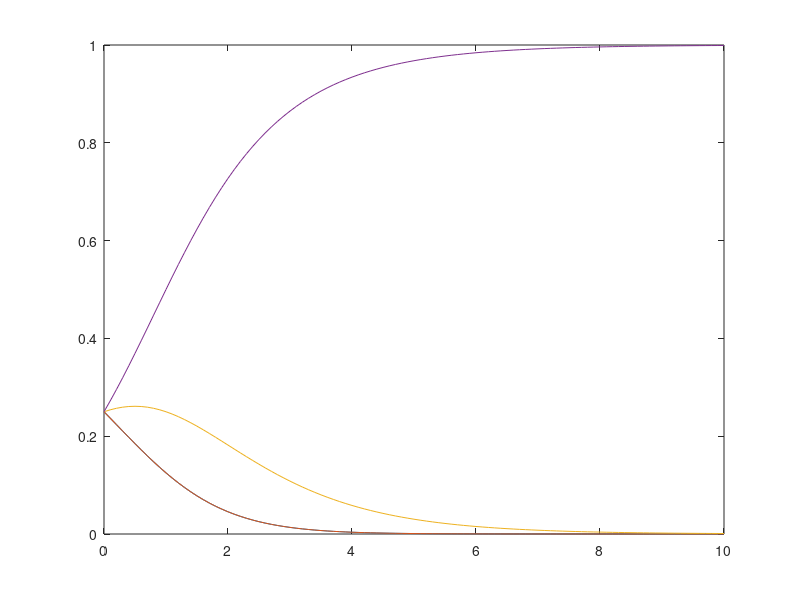

Here is the MATLAB script that generated this plot: (Note: this script raises an error after producing the figure.)
%% Figure 5(A) from Knies, Lorca, and Melo (2021)
% Calculates route choice probabilities for Figure 4 
% Network originally featured in Fosgerau et al. (2013) (Figure 2)
% Last Updated: August 2021
% Generates Figure 5(A)
% Choice Aversion Model
% Route 1 : 12,23,35
% Route 2 : 12,23,34,45
% Route 3 : 12,24,45
% Route 4 : 15
clear all
clc

% Instantaneous edge costs
t12 = 1;
t23 = 1;
t35 = 2;
t34 = 1;
t45 = 1;
t24 = 2;
t15 = 4;

% Route/path costs
c1 = t12 + t23 + t35;
c2 = t12 + t23 + t34 + t45;
c3 = t12 + t24 + t45;
c4 = t15;

% Kappa is the penalty term for the log of outgoing edge set cardinality
kap = 0:0.1:10;
% Theta is the parameter on the cost function
theta = 1; % unused in our model, but just an edge cost scale parameter
% used more in other PSL models


% Route utilities (minimizing costs = maximizing negative costs)
u1 = -theta*c1;
u2 = -theta*c2;
u3 = -theta*c3;
u4 = -theta*c4;

% Choice set size for each route
% Note Aji =\= the notation in the paper. 
% For simplicity of code, here Aji = product of choice set cardinality at
% each node along route i in the network. 
Aj1=2*2*2*1;
Aj2=2*2*2*1;
Aj3=2*2*1*1;
Aj4=2*1; 


% Route probabilities
P1 = exp(u1)./(((Aj1/Aj1).^kap).*exp(u1)+((Aj1/Aj2).^kap).*exp(u2)+((Aj1/Aj3).^kap).*exp(u3)+((Aj1/Aj4).^kap).*exp(u4));
P2 = exp(u2)./(((Aj2/Aj1).^kap).*exp(u1)+((Aj2/Aj2).^kap).*exp(u2)+((Aj2/Aj3).^kap).*exp(u3)+((Aj2/Aj4).^kap).*exp(u4));
P3 = exp(u3)./(((Aj3/Aj1).^kap).*exp(u1)+((Aj3/Aj2).^kap).*exp(u2)+((Aj3/Aj3).^kap).*exp(u3)+((Aj3/Aj4).^kap).*exp(u4));
P4 = exp(u4)./(((Aj4/Aj1).^kap).*exp(u1)+((Aj4/Aj2).^kap).*exp(u2)+((Aj4/Aj3).^kap).*exp(u3)+((Aj4/Aj4).^kap).*exp(u4));
P = P1+P2+P3+P4; % unused; just one easy check to help ensure you haven't messed up the choice probabilities

% % Welfare calculation (unused here, but easy to calculate)
% Wca = log((exp(u1)./((Aj1).^kap)) + (exp(u2)./((Aj2).^kap)) + (exp(u3)./((Aj3).^kap))+ (exp(u4)./((Aj4).^kap)));


%Figure 5(A)
figure
p = plot(kap,P1,kap,P2,kap,P3,kap,P4);
p(1).LineWidth = 2;
p(2).LineWidth = 2;
p(3).LineWidth = 2;
p(2).LineStyle = ':';
p(4).LineWidth = 2;
legend({'Route 1','Route 2','Route 3','Route 4'},'Location','northeast')
xlabel('\kappa')
ylabel('Path Choice Probability')

%% Figure 5(B) from Knies, Lorca, and Melo (2021)
% Calculates route choice probabilities for Figure 4 
% Network originally featured in Fosgerau et al. (2013) (Figure 2)
% Last Updated: August 2021
% Generates Figure 5(B)
% Adaptive PSL Model 

 alreadydone = false; % Make sure to reverse the commenting if you want
% this code to not run, isn't necessarily quick
%alreadydone = true;

% Route 1 : 12,23,35
% Route 2 : 12,23,34,45
% Route 3 : 12,24,45
% Route 4 : 15
if alreadydone~=true
clear all
clc

% Instantaneous edge costs
t12 = 1;
t23 = 1;
t35 = 2;
t34 = 1;
t45 = 1;
t24 = 2;
t15 = 4;

% Route/path costs
c1 = t12 + t23 + t35;
c2 = t12 + t23 + t34 + t45;
c3 = t12 + t24 + t45;
c4 = t15;

% Theta is the parameter on the cost function
theta = 1;

% Route utilities
u1 = -theta*c1;
u2 = -theta*c2;
u3 = -theta*c3;
u4 = -theta*c4;

% Beta is the penalty term for link-path incidence (gamma), will go from 0 to 10
beta = 0;

% Initialization
tau = 10^(-16);
N = 4;

i = 1;
error = 16; % Duncan et al. (2020) states "predetermined convergence parameter"
I = 10000;
% Preallocation for speed
ChoiceProbabilities=zeros(length(0:0.1:10),N);
%Wadaptive=zeros(length(0:0.1:10)); %this is if you want welfare
%                                     calculations along the way
for j=1:length(0:0.1:10)

% Initial guess
P0(1:N) = 1/N;


syms gamma1(w,x,y,z) gamma2(w,x,y,z) gamma3(w,x,y,z) gamma4(w,x,y,z) g1(w,x,y,z) g2(w,x,y,z) g3(w,x,y,z) g4(w,x,y,z) G1(w,x,y,z) G2(w,x,y,z) G3(w,x,y,z) G4(w,x,y,z)

gamma1(w,x,y,z) = (t12/c1)*(w/(w+x+y))+(t23/c1)*(w/(w+x))+(t35/c1)*(w/(w));
gamma2(w,x,y,z) = (t12/c2)*(x/(w+x+y))+(t23/c2)*(x/(w+x))+(t34/c2)*(x/(x))+(t45/c2)*(x/(x+y));
gamma3(w,x,y,z) = (t12/c3)*(y/(w+x+y))+(t24/c3)*(y/(y))+(t45/c3)*(y/(x+y));
gamma4(w,x,y,z) = (t15/c4)*(z/z);

g1(w,x,y,z) = (((gamma1(w,x,y,z))^beta)*exp(u1))/(((gamma1(w,x,y,z))^beta)*exp(u1)+((gamma2(w,x,y,z))^beta)*exp(u2)+((gamma3(w,x,y,z))^beta)*exp(u3)+((gamma4(w,x,y,z))^beta)*exp(u4));
g2(w,x,y,z) = (((gamma2(w,x,y,z))^beta)*exp(u2))/(((gamma1(w,x,y,z))^beta)*exp(u1)+((gamma2(w,x,y,z))^beta)*exp(u2)+((gamma3(w,x,y,z))^beta)*exp(u3)+((gamma4(w,x,y,z))^beta)*exp(u4));
g3(w,x,y,z) = (((gamma3(w,x,y,z))^beta)*exp(u3))/(((gamma1(w,x,y,z))^beta)*exp(u1)+((gamma2(w,x,y,z))^beta)*exp(u2)+((gamma3(w,x,y,z))^beta)*exp(u3)+((gamma4(w,x,y,z))^beta)*exp(u4));
g4(w,x,y,z) = (((gamma4(w,x,y,z))^beta)*exp(u4))/(((gamma1(w,x,y,z))^beta)*exp(u1)+((gamma2(w,x,y,z))^beta)*exp(u2)+((gamma3(w,x,y,z))^beta)*exp(u3)+((gamma4(w,x,y,z))^beta)*exp(u4));

G1(w,x,y,z) = tau + (1-N*tau)*g1(w,x,y,z);
G2(w,x,y,z) = tau + (1-N*tau)*g2(w,x,y,z);
G3(w,x,y,z) = tau + (1-N*tau)*g3(w,x,y,z);
G4(w,x,y,z) = tau + (1-N*tau)*g4(w,x,y,z);




    
while i <= I
    
    P(1) = G1(P0(1),P0(2),P0(3),P0(4));
    P(2) = G2(P0(1),P0(2),P0(3),P0(4));
    P(3) = G3(P0(1),P0(2),P0(3),P0(4));
    P(4) = G4(P0(1),P0(2),P0(3),P0(4));
    P=double(P);
    pcheck = log(sum(abs(P-P0)));
    ptest = log(10^(-error));
    if pcheck<ptest
        %fprintf('Solution has been found!')
        break
    end
i = i+1;
P0=P;
end
if i == I
    fprintf('Solution did not converge')
end
ChoiceProbabilities(j,:) = P(1:N);
%Wadaptive(j) = log((exp(u1).*((double(gamma1(P(1),P(2),P(3),P(4)))).^beta)) + (exp(u2).*((double(gamma2(P(1),P(2),P(3),P(4)))).^beta)) + (exp(u3).*((double(gamma3(P(1),P(2),P(3),P(4))).^beta))) + (exp(u4).*((double(gamma1(P(1),P(2),P(3),P(4)))).^beta)));
% j = j+1;
beta=beta+0.1;
fprintf('beta = %3.2f \n',beta);
end


%Figure
figure
r = plot(0:length(ChoiceProbabilities)-1,ChoiceProbabilities);
r(1).LineWidth = 2;
r(2).LineWidth = 2;
r(3).LineStyle = ':';
r(3).LineWidth = 2;
r(4).LineWidth = 2;
legend({'Route 1','Route 2','Route 3','Route 4'},'Location','northwest')
xlabel('\beta')
xticklabels({'0','2','4','6','8','10'})
ylabel('Path Choice Probability')

end


